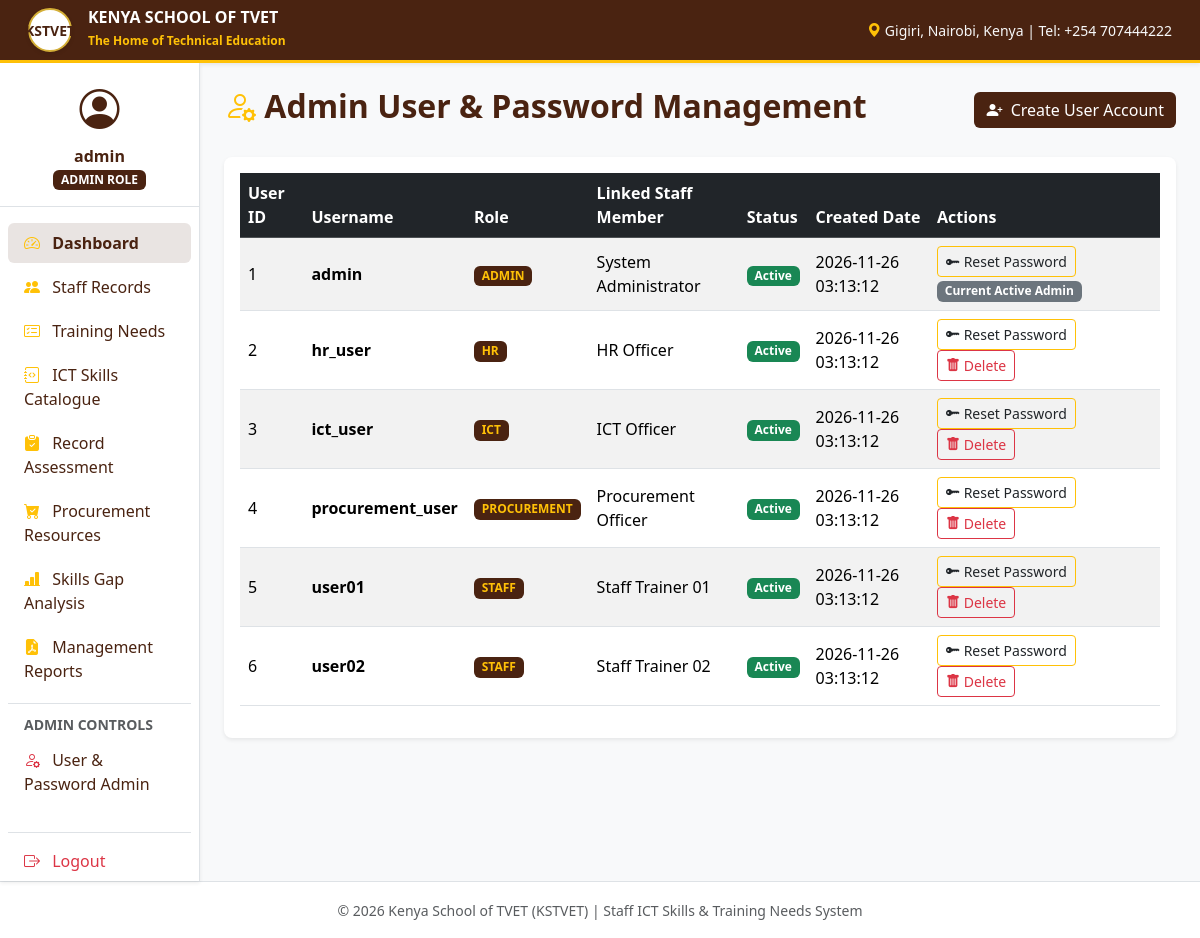
The page /admin/users.php (signed in) on the database its author committed.
### tables this page shows
CREATE TABLE users (
    user_id INT AUTO_INCREMENT PRIMARY KEY,
    username VARCHAR(50) NOT NULL UNIQUE,
    password_hash VARCHAR(255) NOT NULL,
    role ENUM('admin', 'hr', 'ict', 'procurement', 'staff') NOT NULL,
    staff_id INT DEFAULT NULL,
    status ENUM('active', 'inactive') DEFAULT 'active',
    created_at TIMESTAMP DEFAULT CURRENT_TIMESTAMP,
    FOREIGN KEY (staff_id) REFERENCES staff(staff_id) ON DELETE CASCADE
);

CREATE TABLE staff (
    staff_id INT AUTO_INCREMENT PRIMARY KEY,
    staff_no VARCHAR(50) NOT NULL UNIQUE,
    full_name VARCHAR(150) NOT NULL,
    department_id INT NOT NULL,
    position VARCHAR(100) NOT NULL,
    email VARCHAR(150) NOT NULL,
    phone VARCHAR(30),
    created_at TIMESTAMP DEFAULT CURRENT_TIMESTAMP,
    FOREIGN KEY (department_id) REFERENCES departments(department_id) ON DELETE RESTRICT
);

### admin/users.php (the view, shortened to what this page needs)
<?php
require_once '../config/db.php';
$users = $pdo->query("SELECT u.*, s.full_name FROM users u LEFT JOIN staff s ON u.staff_id = s.staff_id ORDER BY u.created_at DESC")->fetchAll();
include '../includes/header.php';
?>
<div class="d-flex justify-content-between align-items-center mb-4">
    <h2 class="fw-bold text-kstvet-brown"><i class="bi bi-person-gear text-warning"></i> Admin User & Password Management</h2>
    <button class="btn btn-kstvet-brown" data-bs-toggle="modal" data-bs-target="#addUserModal"><i class="bi bi-person-plus-fill me-1"></i> Create User Account</button>
</div>
<div class="card p-3 shadow-sm">
    <table class="table table-striped align-middle">
        <thead class="table-dark">
            <tr>
                <th>User ID</th>
                <th>Username</th>
                <th>Role</th>
                <th>Linked Staff Member</th>
                <th>Status</th>
                <th>Created Date</th>
                <th>Actions</th>
            </tr>
        </thead>
        <tbody>
            <?php foreach ($users as $u): ?>
            <tr>
                <td><?= $u['user_id'] ?></td>
                <td><strong><?= htmlspecialchars($u['username']) ?></strong></td>
                <td><span class="badge bg-kstvet-brown text-warning"><?= strtoupper($u['role']) ?></span></td>
                <td><?= htmlspecialchars($u['full_name'] ?? 'System User') ?></td>
                <td><span class="badge bg-success"><?= ucfirst($u['status']) ?></span></td>
                <td><?= $u['created_at'] ?></td>
                <td>
                    <button class="btn btn-sm btn-outline-warning text-dark me-1" data-bs-toggle="modal" data-bs-target="#resetModal<?= $u['user_id'] ?>">
                        <i class="bi bi-key-fill"></i> Reset Password
                    </button>
                    <?php if ($u['user_id'] !== $_SESSION['user_id']): ?>
                        <a href="users.php?delete_id=<?= $u['user_id'] ?>" class="btn btn-sm btn-outline-danger" onclick="return confirm('Delete this user account?');">
                            <i class="bi bi-trash-fill"></i> Delete
                        </a>
                    <?php else: ?>
                        <span class="badge bg-secondary">Current Active Admin</span>
                    <?php endif; ?>
                </td>
            </tr>
            <?php endforeach; ?>
        </tbody>
    </table>
</div>
<?php include '../includes/footer.php'; ?>

### includes/header.php (shortened to what this page needs)
<!DOCTYPE html>
<html lang="en">
<head>
    <link href="https://cdn.jsdelivr.net/npm/bootstrap@5.3.2/dist/css/bootstrap.min.css" rel="stylesheet">
    <link rel="stylesheet" href="https://cdn.jsdelivr.net/npm/bootstrap-icons@1.11.1/font/bootstrap-icons.css">
    <link rel="stylesheet" href="/assets/css/style.css">
</head>
<body class="bg-light">
<?php if (isset($_SESSION['user_id'])): ?>
<div class="bg-kstvet-brown text-white py-2 px-3 border-bottom border-warning border-3 shadow-sm">
    <div class="container-fluid d-flex justify-content-between align-items-center">
        <div class="d-flex align-items-center gap-3">
            <div class="bg-white text-kstvet-brown fw-bold rounded-circle d-flex align-items-center justify-content-center shadow-sm" style="width: 44px; height: 44px; font-size: 14px; border: 2px solid #D4AF37;">
                KSTVET
            </div>
            <div>
                <span class="fw-bold tracking-wide d-block leading-tight text-uppercase">KENYA SCHOOL OF TVET</span>
                <small class="text-warning small-text fw-semibold">The Home of Technical Education</small>
            </div>
        </div>
        <div class="text-end small d-none d-md-block">
            <span class="text-light opacity-90"><i class="bi bi-geo-alt-fill text-warning"></i> Gigiri, Nairobi, Kenya | Tel: +254 707444222</span>
        </div>
    </div>
</div>
<div class="container-fluid">
    <div class="row">
        <nav class="col-md-3 col-lg-2 d-md-block bg-white sidebar shadow-sm min-vh-100 p-0 border-end">
            <div class="position-sticky pt-3">
                <div class="px-3 pb-3 border-bottom mb-3 text-center">
                    <div class="mb-2">
                        <i class="bi bi-person-circle fs-1 text-kstvet-brown"></i>
                    </div>
                    <h6 class="fw-bold text-kstvet-brown mb-0"><?= htmlspecialchars($_SESSION['username'] ?? 'User') ?></h6>
                    <span class="badge bg-kstvet-brown text-white px-2 py-1 mt-1"><?= strtoupper($_SESSION['role']) ?> ROLE</span>
                </div>
                <ul class="nav flex-column px-2">
                    <li class="nav-item mb-1">
                        <a class="nav-link text-kstvet-brown rounded active-nav" href="/dashboard.php">
                            <i class="bi bi-speedometer2 me-2 text-warning"></i> Dashboard
                        </a>
                    </li>
                    <?php if (in_array($_SESSION['role'], ['admin', 'hr'])): ?>
                    <li class="nav-item mb-1">
                        <a class="nav-link text-kstvet-brown rounded" href="/hr/staff_list.php">
                            <i class="bi bi-people-fill me-2 text-warning"></i> Staff Records
                        </a>
                    </li>
                    <li class="nav-item mb-1">
                        <a class="nav-link text-kstvet-brown rounded" href="/hr/training_needs.php">
                            <i class="bi bi-card-checklist me-2 text-warning"></i> Training Needs
                        </a>
                    </li>
                    <?php endif; ?>
                    <?php if (in_array($_SESSION['role'], ['admin', 'ict'])): ?>
                    <li class="nav-item mb-1">
                        <a class="nav-link text-kstvet-brown rounded" href="/ict/skills_list.php">
                            <i class="bi bi-journal-code me-2 text-warning"></i> ICT Skills Catalogue
                        </a>
                    </li>
                    <li class="nav-item mb-1">
                        <a class="nav-link text-kstvet-brown rounded" href="/ict/assessment_add.php">
                            <i class="bi bi-clipboard-check-fill me-2 text-warning"></i> Record Assessment
                        </a>
                    </li>
                    <?php endif; ?>
                    <?php if (in_array($_SESSION['role'], ['admin', 'procurement'])): ?>
                    <li class="nav-item mb-1">
                        <a class="nav-link text-kstvet-brown rounded" href="/procurement/resources.php">
                            <i class="bi bi-cart-check-fill me-2 text-warning"></i> Procurement Resources
                        </a>
                    </li>
                    <?php endif; ?>
                    <li class="nav-item mb-1">
                        <a class="nav-link text-kstvet-brown rounded" href="/ict/gap_analysis.php">
                            <i class="bi bi-bar-chart-line-fill me-2 text-warning"></i> Skills Gap Analysis
                        </a>
                    </li>
                    <li class="nav-item mb-1">
                        <a class="nav-link text-kstvet-brown rounded" href="/reports/summary.php">
                            <i class="bi bi-file-earmark-pdf-fill me-2 text-warning"></i> Management Reports
                        </a>
                    </li>
                    <?php if ($_SESSION['role'] === 'admin'): ?>
                    <li class="nav-item mb-1 mt-2 border-top pt-2">
                        <span class="px-3 text-muted small fw-bold text-uppercase">Admin Controls</span>
                    </li>
                    <li class="nav-item mb-1">
                        <a class="nav-link text-kstvet-brown rounded" href="/admin/users.php">
                            <i class="bi bi-person-gear me-2 text-danger"></i> User & Password Admin
                        </a>
                    </li>
                    <?php endif; ?>
                    <li class="nav-item mt-4 border-top pt-2">
                        <a class="nav-link text-danger rounded" href="/logout.php">
                            <i class="bi bi-box-arrow-right me-2"></i> Logout
                        </a>
                    </li>
                </ul>
            </div>
        </nav>
        <main class="col-md-9 ms-sm-auto col-lg-10 px-md-4 py-4">
<?php endif; ?>

### includes/footer.php (shortened to what this page needs)
<?php if (isset($_SESSION['user_id'])): ?>
        </main>
    </div>
</div>
<?php endif; ?>
<footer class="text-center py-3 text-muted border-top mt-auto bg-white">
    <div class="container">
        <small class="mb-0">&copy; 2026 Kenya School of TVET (KSTVET) | Staff ICT Skills & Training Needs System</small>
    </div>
</footer>
</body>
</html>

### assets/css/style.css (style rules this page uses)
:root { --kstvet-brown: #4A2311; --kstvet-dark-brown: #2E1509; --kstvet-gold: #D4AF37; --kstvet-light: #FAF8F5; }
body { font-family: 'Segoe UI', system-ui, -apple-system, sans-serif; background-color: var(--kstvet-light); color: #333; }
.bg-kstvet-brown { background-color: var(--kstvet-brown) !important; }
.text-kstvet-brown { color: var(--kstvet-brown) !important; }
.btn-kstvet-brown { background-color: var(--kstvet-brown); color: #ffffff; border: none; }
.card { border: none; border-radius: 0.5rem; box-shadow: 0 0.125rem 0.25rem rgba(0, 0, 0, 0.05); }
.nav-link { font-weight: 500; transition: all 0.2s ease-in-out; }
.active-nav { background-color: rgba(74, 35, 17, 0.12) !important; font-weight: 700; }
.leading-tight { line-height: 1.1; }
.small-text { font-size: 0.75rem; }

### rows shown on the page
users: user_id "1", username "admin", role "ADMIN", staff.full_name "System Administrator", status "Active", created_at "2026-11-26 03:13:12", shows "Current Active Admin"
users: user_id "2", username "hr_user", role "HR", staff.full_name "HR Officer", status "Active", created_at "2026-11-26 03:13:12"
users: user_id "3", username "ict_user", role "ICT", staff.full_name "ICT Officer", status "Active", created_at "2026-11-26 03:13:12"
users: user_id "4", username "procurement_user", role "PROCUREMENT", staff.full_name "Procurement Officer", status "Active", created_at "2026-11-26 03:13:12"
users: user_id "5", username "user01", role "STAFF", staff.full_name "Staff Trainer 01", status "Active", created_at "2026-11-26 03:13:12"
users: user_id "6", username "user02", role "STAFF", staff.full_name "Staff Trainer 02", status "Active", created_at "2026-11-26 03:13:12"

### other values the page prints
$_SESSION['username'] "admin"
$_SESSION['role'] "ADMIN"
